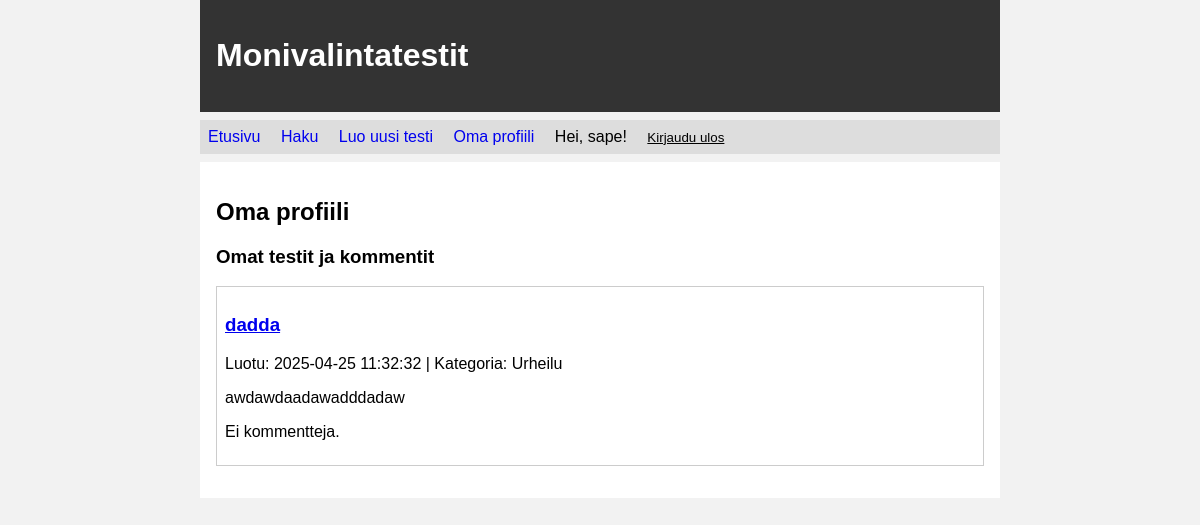
/profile (signed in), run on an earlier commit of the app's database.
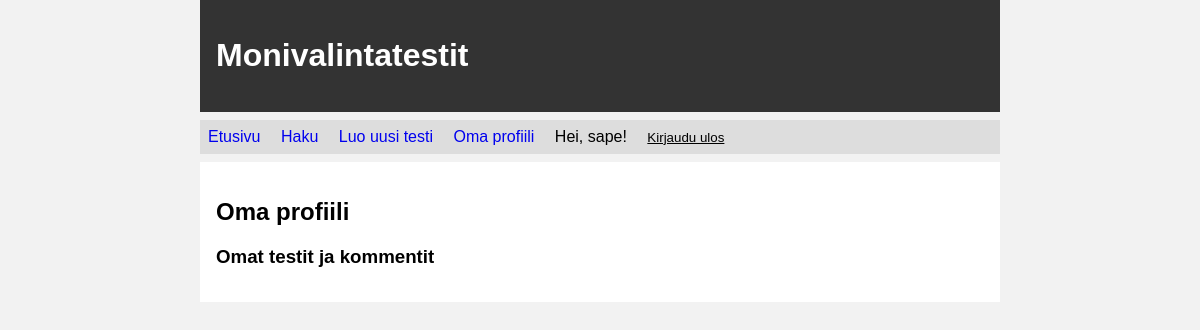
And on a later commit of the database.
### tables this page shows
CREATE TABLE sets (
        id INTEGER PRIMARY KEY,
        title TEXT,
        description TEXT,
        user_id INTEGER REFERENCES users,
        category_id INTEGER REFERENCES categories,
        created_at TEXT
    );

CREATE TABLE categories (
        id INTEGER PRIMARY KEY,
        name TEXT UNIQUE
    );

### app.py (the view)
@app.route("/profile")
def profile():
    require_login()
    data = [dict(s, comments=get_comments_for_set(s["id"]))
            for s in get_user_sets(session["user_id"])]
    return render_template("profile.html", sets=data)

### app.py (called while the page is built)
def require_login():
    if "user_id" not in session:
        abort(403)

def get_comments_for_set(set_id):
    return db.query("""SELECT cm.*, u.username
                       FROM comments cm JOIN users u ON cm.user_id=u.id
                       WHERE cm.set_id=? ORDER BY cm.created_at DESC""",
                    [set_id])

def get_user_sets(user_id):
    return db.query("""SELECT s.*, c.name AS category_name
                       FROM sets s LEFT JOIN categories c ON s.category_id=c.id
                       WHERE s.user_id=? ORDER BY s.created_at DESC""",
                    [user_id])

### db.py (called while the page is built)
def get_connection():
    con = sqlite3.connect("database.db")
    con.execute("PRAGMA foreign_keys = ON")
    con.row_factory = sqlite3.Row
    return con

def query(sql, params=None):
    if params is None:
        params = []
    con = get_connection()
    try:
        return con.execute(sql, params).fetchall()
    finally:
        con.close()

### templates/profile.html (shortened to what this page needs)
{% extends "layout.html" %}
{% block content %}
<h2>Oma profiili</h2>
<h3>Omat testit ja kommentit</h3>
{% for s in sets %}
<div class="set-box">
  <h3><a href="/set/{{ s.id }}">{{ s.title }}</a></h3>
  <p>Luotu: {{ s.created_at }}{% if s.category_name %} | Kategoria: {{ s.category_name }}{% endif %}</p>
  <p>{{ s.description }}</p>
  {% if s.comments %}
    <h4>Kommentit:</h4>
    {% for com in s.comments %}
    <div class="comment">
      <p><b>{{ com.username }}</b> ({{ com.created_at }}): {{ com.comment_text }}</p>
    </div>
    {% endfor %}
  {% else %}
    <p>Ei kommentteja.</p>
  {% endif %}
</div>
{% endfor %}
{% endblock %}

What changed in the data, as far as the page shows it:
removed sets: title "dadda", created_at "2025-04-25 11:32:32", category_name "Urheilu", description "awdawdaadawadddadaw"
